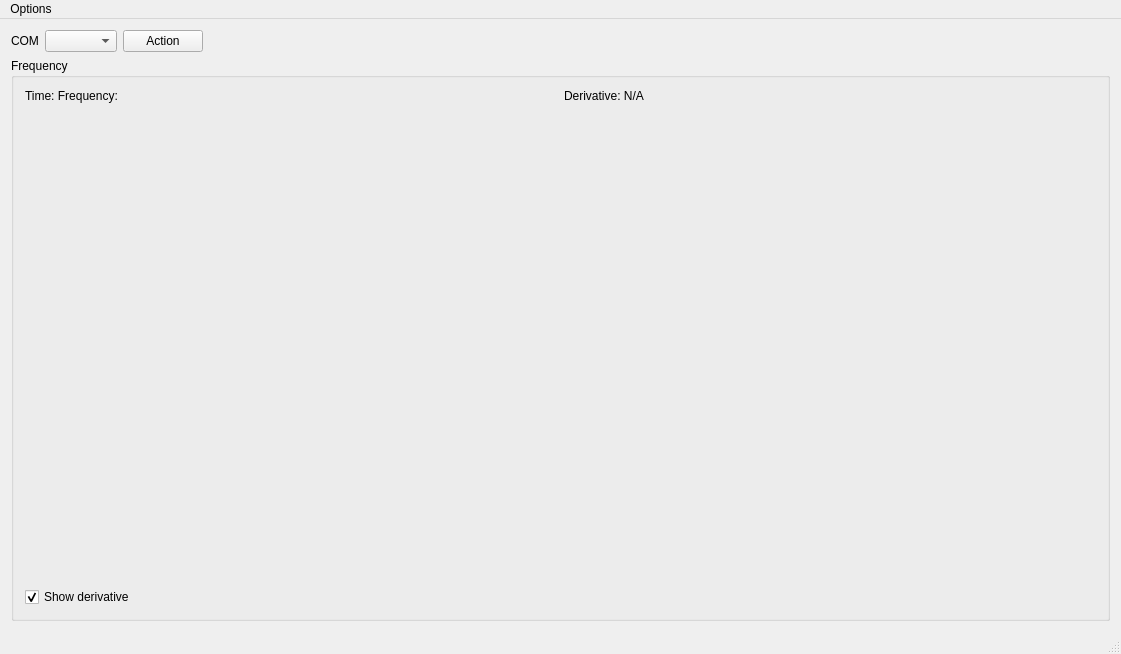
<?xml version="1.0" encoding="UTF-8"?>
<ui version="4.0">
 <class>MainWindow</class>
 <widget class="QMainWindow" name="MainWindow">
  <property name="geometry">
   <rect>
    <x>0</x>
    <y>0</y>
    <width>1121</width>
    <height>654</height>
   </rect>
  </property>
  <property name="windowTitle">
   <string>MainWindow</string>
  </property>
  <widget class="QWidget" name="centralWidget">
   <layout class="QVBoxLayout" name="verticalLayout_3">
    <item>
     <layout class="QGridLayout" name="gridLayout">
      <item row="0" column="0">
       <widget class="QLabel" name="label">
        <property name="sizePolicy">
         <sizepolicy hsizetype="Preferred" vsizetype="Preferred">
          <horstretch>0</horstretch>
          <verstretch>0</verstretch>
         </sizepolicy>
        </property>
        <property name="text">
         <string>COM</string>
        </property>
       </widget>
      </item>
      <item row="0" column="1">
       <widget class="QComboBox" name="comboBoxCOM"/>
      </item>
      <item row="0" column="2">
       <widget class="QPushButton" name="pushButtonAction">
        <property name="text">
         <string>Action</string>
        </property>
       </widget>
      </item>
      <item row="0" column="3">
       <spacer name="horizontalSpacer">
        <property name="orientation">
         <enum>Qt::Horizontal</enum>
        </property>
        <property name="sizeHint" stdset="0">
         <size>
          <width>40</width>
          <height>20</height>
         </size>
        </property>
       </spacer>
      </item>
     </layout>
    </item>
    <item>
     <widget class="QGroupBox" name="frequencyGroupBox">
      <property name="sizePolicy">
       <sizepolicy hsizetype="Expanding" vsizetype="Expanding">
        <horstretch>0</horstretch>
        <verstretch>0</verstretch>
       </sizepolicy>
      </property>
      <property name="title">
       <string>Frequency</string>
      </property>
      <layout class="QGridLayout" name="gridLayout_3">
       <item row="0" column="0">
        <layout class="QVBoxLayout" name="plotVerticalLayout">
         <item>
          <widget class="QLabel" name="labelFreq">
           <property name="sizePolicy">
            <sizepolicy hsizetype="Expanding" vsizetype="Fixed">
             <horstretch>0</horstretch>
             <verstretch>0</verstretch>
            </sizepolicy>
           </property>
           <property name="text">
            <string>Time: Frequency:</string>
           </property>
          </widget>
         </item>
         <item>
          <widget class="QCustomPlot" name="plot" native="true">
           <property name="sizePolicy">
            <sizepolicy hsizetype="Preferred" vsizetype="Preferred">
             <horstretch>0</horstretch>
             <verstretch>0</verstretch>
            </sizepolicy>
           </property>
           <property name="minimumSize">
            <size>
             <width>0</width>
             <height>0</height>
            </size>
           </property>
           <property name="mouseTracking">
            <bool>true</bool>
           </property>
          </widget>
         </item>
        </layout>
       </item>
       <item row="0" column="1">
        <layout class="QVBoxLayout" name="derPlotVerticalLayout">
         <item>
          <widget class="QLabel" name="labelDer">
           <property name="sizePolicy">
            <sizepolicy hsizetype="Expanding" vsizetype="Fixed">
             <horstretch>0</horstretch>
             <verstretch>0</verstretch>
            </sizepolicy>
           </property>
           <property name="text">
            <string>Derivative: N/A</string>
           </property>
          </widget>
         </item>
         <item>
          <widget class="QCustomPlot" name="derPlot" native="true">
           <property name="sizePolicy">
            <sizepolicy hsizetype="Preferred" vsizetype="Preferred">
             <horstretch>0</horstretch>
             <verstretch>0</verstretch>
            </sizepolicy>
           </property>
           <property name="minimumSize">
            <size>
             <width>0</width>
             <height>0</height>
            </size>
           </property>
          </widget>
         </item>
        </layout>
       </item>
       <item row="1" column="0">
        <widget class="QCheckBox" name="checkBoxShowDer">
         <property name="text">
          <string>Show derivative</string>
         </property>
         <property name="checked">
          <bool>true</bool>
         </property>
        </widget>
       </item>
      </layout>
     </widget>
    </item>
   </layout>
  </widget>
  <widget class="QMenuBar" name="menuBar">
   <property name="geometry">
    <rect>
     <x>0</x>
     <y>0</y>
     <width>1121</width>
     <height>26</height>
    </rect>
   </property>
   <widget class="QMenu" name="menuOptions">
    <property name="title">
     <string>Options</string>
    </property>
    <addaction name="actionCOMUPD"/>
    <addaction name="actionExport"/>
    <addaction name="actionFixPlot"/>
    <addaction name="actionCOMSettings"/>
   </widget>
   <addaction name="menuOptions"/>
  </widget>
  <widget class="QStatusBar" name="statusBar"/>
  <action name="actionCOMUPD">
   <property name="text">
    <string>Update COM ports list</string>
   </property>
   <property name="shortcut">
    <string>Ctrl+D</string>
   </property>
  </action>
  <action name="actionExport">
   <property name="text">
    <string>Save To File</string>
   </property>
   <property name="shortcut">
    <string>Ctrl+S</string>
   </property>
  </action>
  <action name="actionBaudrate">
   <property name="text">
    <string>Baudrate</string>
   </property>
  </action>
  <action name="action9600">
   <property name="checkable">
    <bool>true</bool>
   </property>
   <property name="checked">
    <bool>true</bool>
   </property>
   <property name="text">
    <string>9600</string>
   </property>
  </action>
  <action name="action19200">
   <property name="checkable">
    <bool>true</bool>
   </property>
   <property name="text">
    <string>19200</string>
   </property>
  </action>
  <action name="actionFixPlot">
   <property name="checkable">
    <bool>true</bool>
   </property>
   <property name="text">
    <string>Fix Graph</string>
   </property>
   <property name="shortcut">
    <string>Ctrl+F</string>
   </property>
  </action>
  <action name="actionSet_Time_Interval">
   <property name="text">
    <string>Baud Rate</string>
   </property>
  </action>
  <action name="actionBaud_Rate">
   <property name="text">
    <string>Baud Rate</string>
   </property>
  </action>
  <action name="actionCOMSettings">
   <property name="text">
    <string>COM Settings...</string>
   </property>
  </action>
 </widget>
 <layoutdefault spacing="6" margin="11"/>
 <customwidgets>
  <customwidget>
   <class>QCustomPlot</class>
   <extends>QWidget</extends>
   <header>qcustomplot.h</header>
   <container>1</container>
  </customwidget>
 </customwidgets>
 <resources/>
 <connections/>
</ui>
